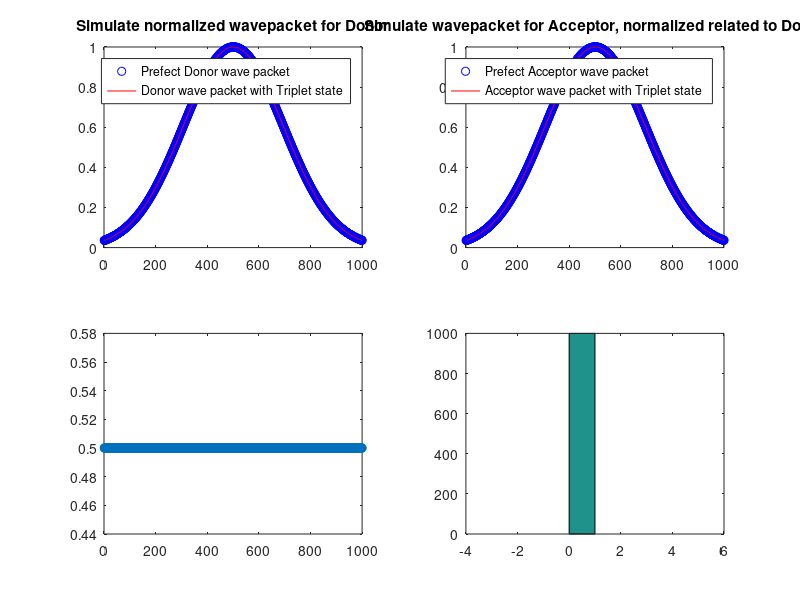

The MATLAB script that drew this image:
% Test simulation for the contribution of spFRET from Triplet Event.

% Set Proximity FRET Ratio:
proximity = 0.5;

% Set Triplet effect:
% 0 for no triplet, 1 for all triplet;
D_tri = 0;
A_tri = 0;

% Set wave packet:
N = 1000;   % Number of sample time
W = 0.3;    % wave packet width, variance of wave packet
t = linspace(-1,1,N+1);
t = t(1:N); % Last point == First point

% Set wave packet of donor:
a = subplot(2,2,1);
D = 1;
D_pack = D * exp(- t.^2/W);
D_trip = D_pack .* (1 - D_tri*rand(1,N));
plot(D_pack,'bo');
hold on;
plot(D_trip,'r-');
legend(a,'Prefect Donor wave packet','Donor wave packet with Triplet state');
title(a,'Simulate normalized wavepacket for Donor');
hold off;

% Set acceptor
% use definition of proximity = A/(D+A)
b = subplot(2,2,2);
if proximity == 1
    A = 0;
else 
    A = proximity * D/(1-proximity);
end
A_pack = A * exp(- t.^2/W);
A_trip = A_pack .* (1 - A_tri*rand(1,N));
plot(A_pack,'bo');
hold on;
plot(A_trip,'r-');
legend(b,'Prefect Acceptor wave packet','Acceptor wave packet with Triplet state');
title(b,'Simulate wavepacket for Acceptor, normalized related to Donor');
hold off;

% plot FRET value point(or hist) without triplet:
subplot(2,2,3);
% hist(A_pack./(D_pack+A_pack),1,'o');
plot(A_pack./(D_pack+A_pack),'o')

% plot FRET value point(or hist) with triplet:
subplot(2,2,4);


hist(A_trip./(D_trip+A_trip));
% plot(A_trip./(D_trip+A_trip),'o')
